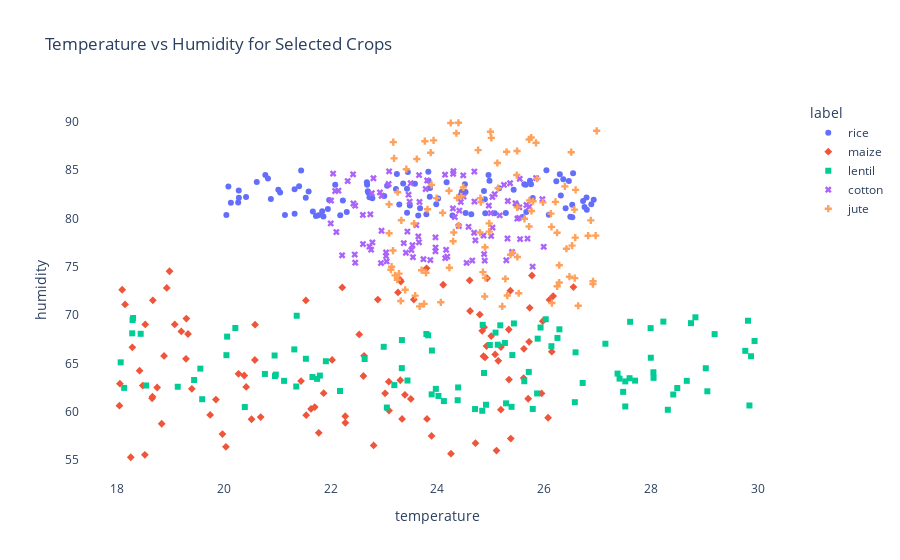

Source (notebook cell):
### Code cell
# Ensure the 'label' column exists and contains valid crop names
valid_crops = ['rice', 'jute', 'cotton', 'maize', 'lentil']
crop_scatter = crop[crop['label'].isin(valid_crops)]  # More efficient filtering

# Create scatter plot
fig = px.scatter(
    crop_scatter, 
    x="temperature", 
    y="humidity", 
    color="label", 
    symbol="label",
    title="Temperature vs Humidity for Selected Crops"
)

# Update layout for better visualization
fig.update_layout(
    plot_bgcolor='white', 
    xaxis=dict(showgrid=False), 
    yaxis=dict(showgrid=False)
)

fig.show()
